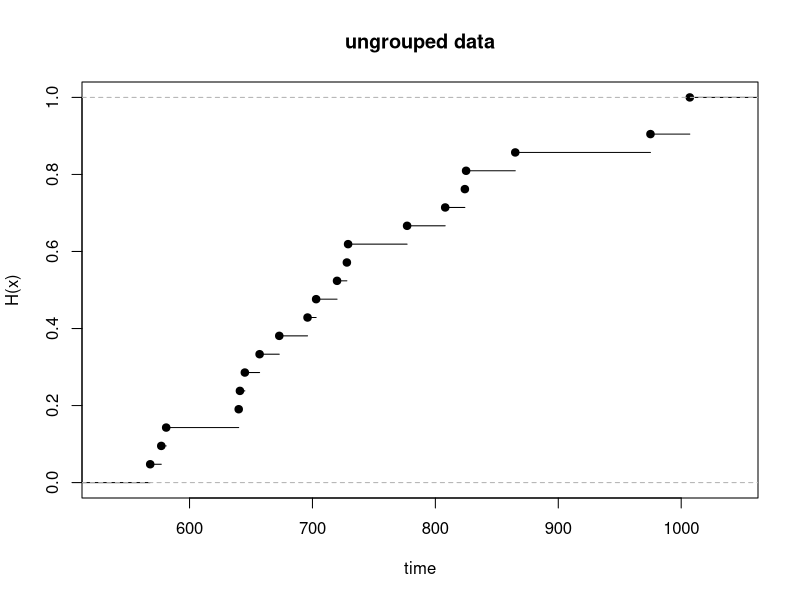
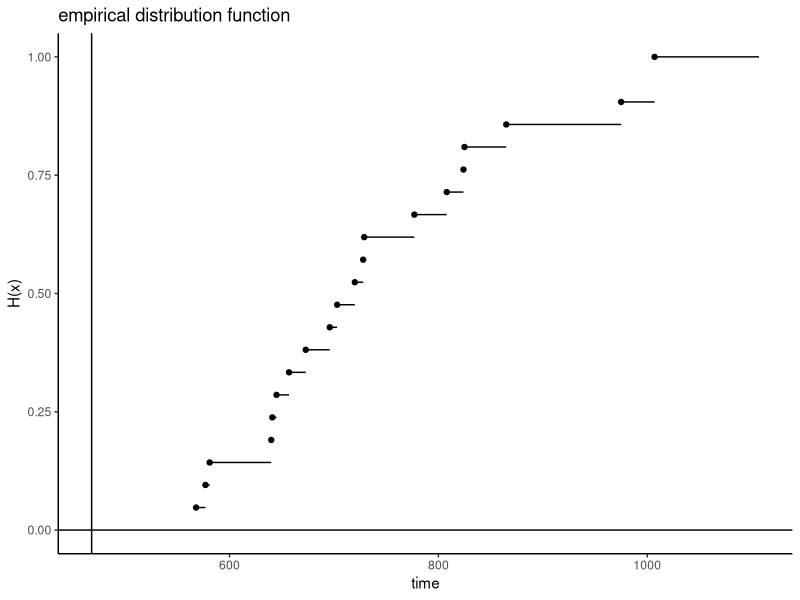
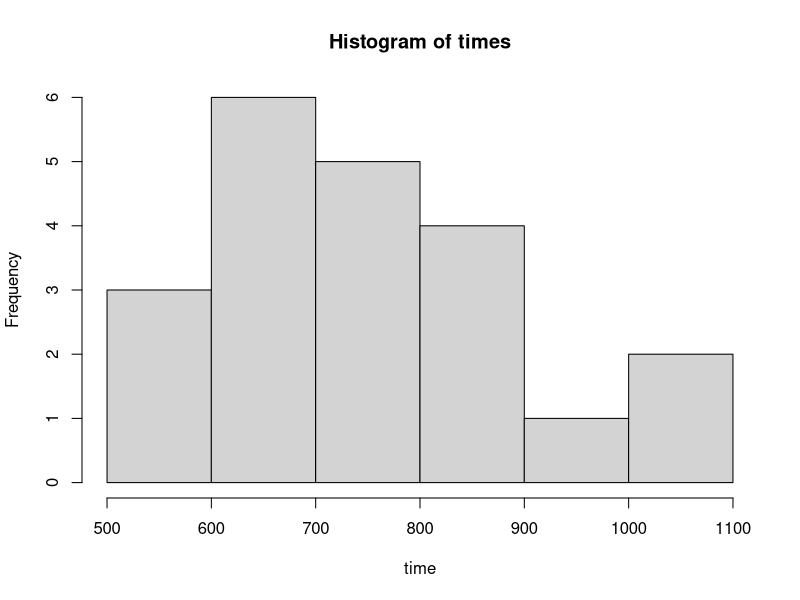
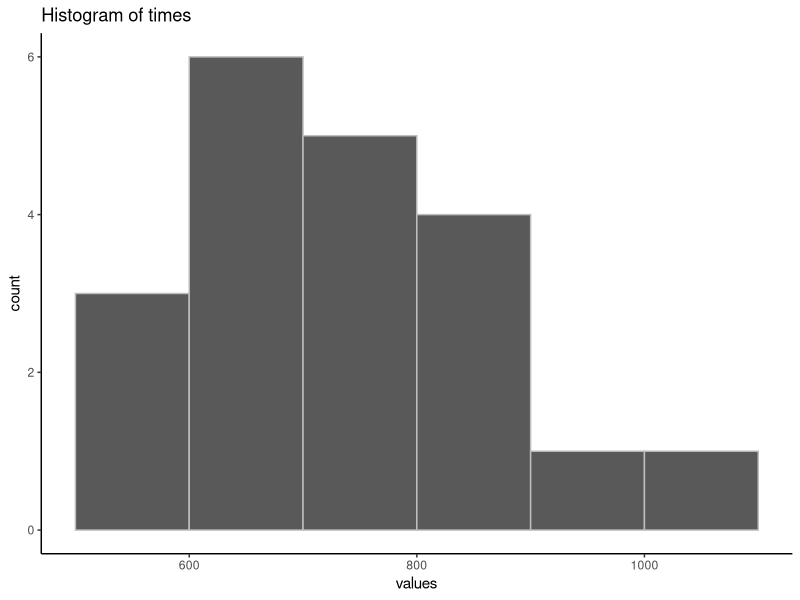
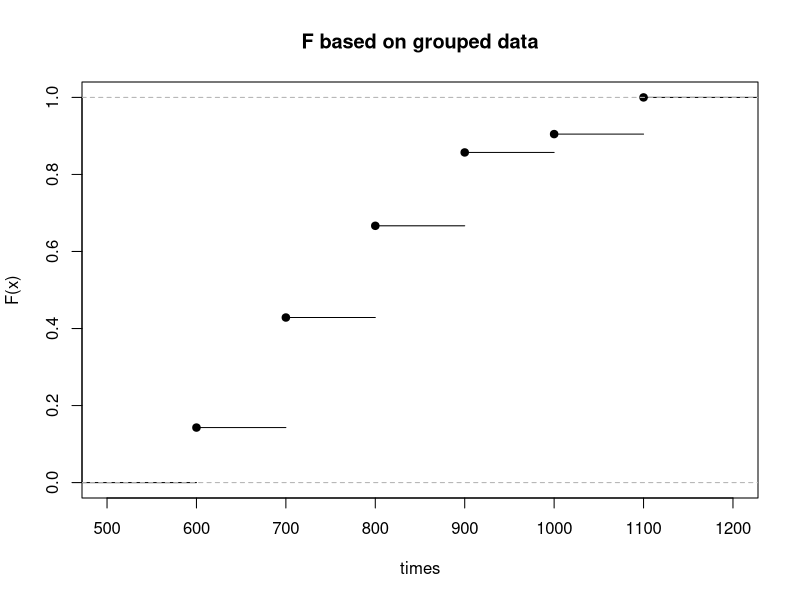
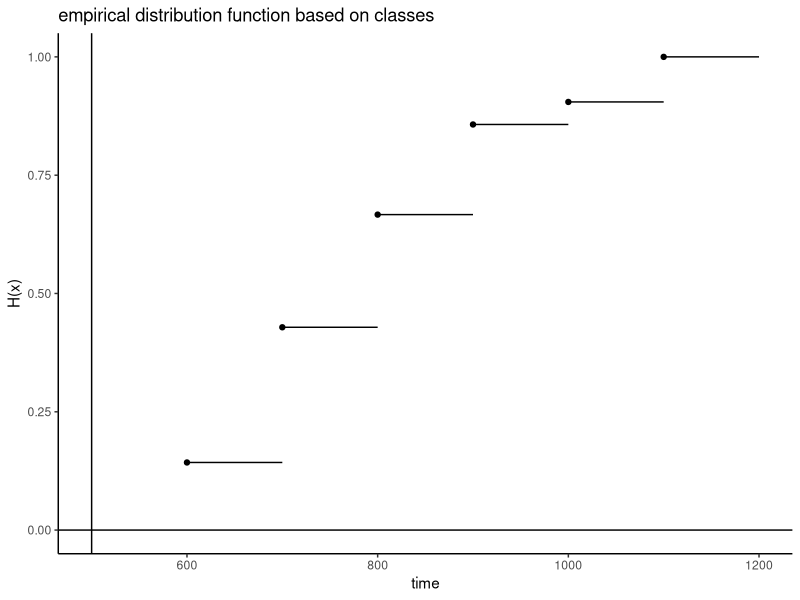
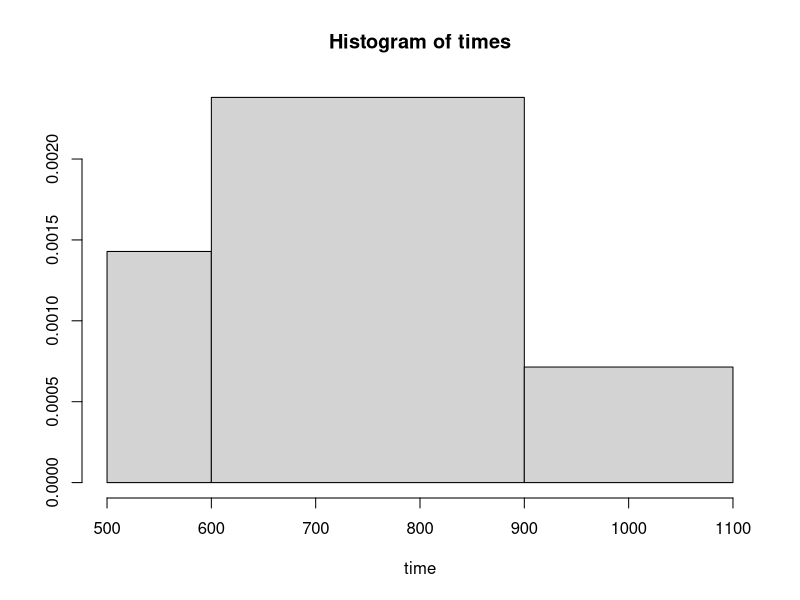
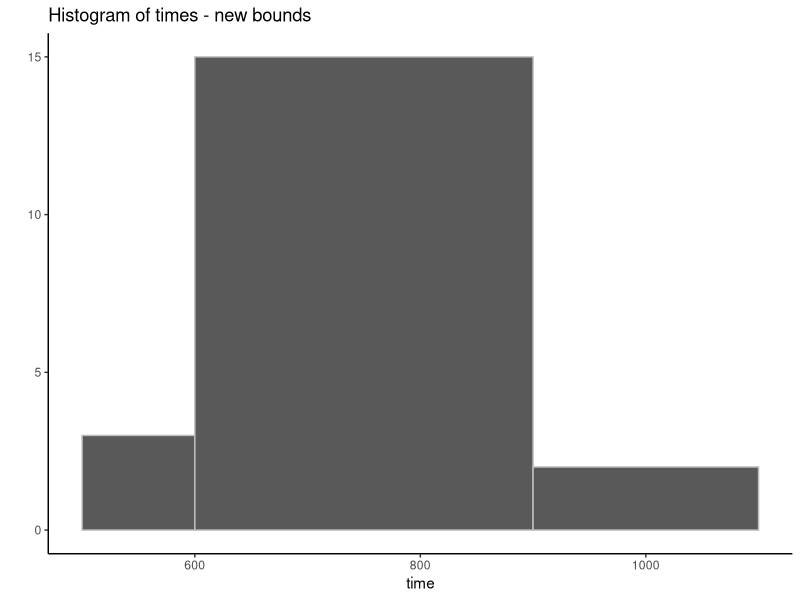

Source code (R) for these figures, in order:
#####################################################
# Descriptive Statistics: Times to move the mouse
# Solution
#
# File: des_stat_time_mouse_sol.R
#
#####################################################
library(tidyverse)

# 4) The data shown in the list are the times in 
# milliseconds it took one of us to move the mouse 
# over a small target in a series of 20 trials. 
# The times are sorted from shortest to longest.

times <- c(568, 577, 581, 640, 641, 645, 657, 673, 696, 
           703, 720, 728, 729, 777, 808, 824, 825, 865,
           975, 1007, 1007)

#####################################################
# ungrouped data                                    #
#####################################################
# solution applying count()
df <- tibble(values = times) %>%
  # count the number of observations per observed value
  count(values) %>%
  mutate(
    abs.freq = n,
    rel.freq = abs.freq / sum(abs.freq),
    cum.rel.freq = cumsum(rel.freq)
  ) %>%
  select(-n)
df

# b) Compute and draw the cumulative frequency distribution.
H <- ecdf(times)
H(700)

# emp. Verteilungsfkt.
plot.ecdf(times,
          xlab = "time", ylab = "H(x)", 
          main = "ungrouped data")

# plot the empirical distribution function with ggplot()
ggplot(data = 
         df %>% 
         mutate(x1 = values, x2 = c(values[-1],100+max(values)))) +
  geom_point(mapping = aes(x=values, y=cum.rel.freq)) + 
  geom_segment(mapping = aes(x = x1, y = cum.rel.freq, 
                             xend = x2, yend = cum.rel.freq)) + 
  geom_hline(yintercept = 0) + 
  geom_vline(xintercept = min(df$values)-100) +
  xlab("time") +
  ylab("H(x)") +
  ggtitle("empirical distribution function") +
  theme_classic()

# c) Compute the proportion of response times
# less equal 800
H(800) # 0.7
# greater than 725
1-H(725) # 0.45
# greater than 642 and less equal 777
H(777) - H(642) # 0.45
# equal 696 --> Grenzwert
# H(696) - H(695) # 0.05
sum(df$values == 696)/length(df$values)
# in [698, 800]
H(800)-H(696)+sum(df$values == 696)/length(df$values)


#####################################################
# grouped data                                      #
#####################################################
# Consider the following classes 
# (500,600],(600,700],(700,800],(800,900],(900,1000],
# (1000,1100]
# classbounds:
bounds <- c(500,600,700,800,900,1000,1100)

cut(times, breaks = bounds)

times_cut <- cut(times, breaks = bounds,
                 # labels denotes the names of values
                 # default: classes like (500,60], ...
                 # here: value = upper bound of the class
                 labels = bounds[-1]) # leave the first value

# cut(times, breaks = bounds) # labels are the classes (a,b]

# solution applying count()
df_cut <- 
  tibble(upper_bound = 
           # convert factor times cut to numeric
           times_cut %>% as.character() %>% as.numeric()) %>%
  count(upper_bound) %>%
  mutate(rel = n / length(times_cut),
         cum.rel.freq = cumsum(rel)) 

# Compute the grouped frequency distribution and draw the histogram.
# Histogramm
hist(times, breaks = bounds, xlab = "time")

# histogram plot applying ggplot()
ggplot(data = df) +
  geom_histogram(mapping = aes(x = values), breaks = bounds, 
                 color = "grey") + 
  theme_classic() +
  ggtitle("Histogram of times")

# plot the distrubtion function
# remark: coerce the values of times_cut to character and
# then to integer to get integer values!!!
# H based on grouped data
plot.ecdf(as.integer(as.character(times_cut)),
          xlab = "times", ylab = "F(x)", 
          main = "F based on grouped data")

# plot the distribution function with ggplot()
ggplot(data = 
         df_cut %>% 
         mutate(x1 = upper_bound, x2 = c(upper_bound[-1],100+max(upper_bound)))) +
  geom_point(mapping = aes(x=upper_bound, y=cum.rel.freq)) + 
  geom_segment(mapping = aes(x = x1, y = cum.rel.freq, 
                             xend = x2, yend = cum.rel.freq)) + 
  geom_hline(yintercept = 0) + 
  geom_vline(xintercept = min(df_cut$upper_bound)-100) +
  xlab("time") +
  ylab("H(x)") +
  ggtitle("empirical distribution function based on classes") +
  theme_classic()

#####################################################
# grouped data: different class widths              #
#####################################################
# Consider the following classes 
# (500,600],(600,900],(900,1100]
# classbounds:
bounds <- c(500,600,900,1100)
times_cut <- cut(times, breaks = bounds,
                 # labels denotes the names of values
                 # here: value = upper bound of the class
                 labels = bounds[-1])
times_cut

# cut(times, breaks = bounds) # labels are the classes (a,b]

df_cut_diff <-
  tibble(upper_bound = 
           # convert factor times cut to numeric
           times_cut %>% as.character() %>% as.numeric()) %>%
  count(upper_bound) %>%
  mutate(rel = n / length(times),
         cum.rel.freq = cumsum(rel))
df_cut_diff

# Histogram
hist(times, breaks = bounds, xlab = "time", ylab ="")
# histogram applying ggplot()
ggplot(data = df) +
  geom_histogram(mapping = aes(x = values), breaks = bounds, 
                 color = "grey") + 
  theme_classic() +
  ggtitle("Histogram of times - new bounds") +
  xlab("time") +
  ylab("")

# Since the class widths are not equal, there is non meaning full interpretation 
# of the y-values.

# plot the distribution function with ggplot()
ggplot(data = 
         df_cut_diff %>% 
         mutate(x1 = upper_bound, x2 = c(upper_bound[-1],100+max(upper_bound)))) +
  geom_point(mapping = aes(x=upper_bound, y=cum.rel.freq)) + 
  geom_segment(mapping = aes(x = x1, y = cum.rel.freq, 
                             xend = x2, yend = cum.rel.freq)) + 
  geom_hline(yintercept = 0) + 
  geom_vline(xintercept = min(df_cut$upper_bound)-100) +
  xlab("time") +
  ylab("H(x)") +
  ggtitle("empirical distribution function based on classes with different width") +
  theme_classic()
